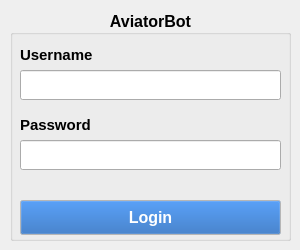
<?xml version="1.0" encoding="UTF-8"?>
<ui version="4.0">
 <class>Login</class>
 <widget class="QWidget" name="Login">
  <property name="geometry">
   <rect>
    <x>0</x>
    <y>0</y>
    <width>300</width>
    <height>250</height>
   </rect>
  </property>
  <property name="minimumSize">
   <size>
    <width>300</width>
    <height>250</height>
   </size>
  </property>
  <property name="maximumSize">
   <size>
    <width>300</width>
    <height>250</height>
   </size>
  </property>
  <property name="windowTitle">
   <string>Login</string>
  </property>
  <widget class="QGroupBox" name="groupBox">
   <property name="geometry">
    <rect>
     <x>10</x>
     <y>10</y>
     <width>281</width>
     <height>231</height>
    </rect>
   </property>
   <property name="font">
    <font>
     <pointsize>12</pointsize>
     <weight>75</weight>
     <bold>true</bold>
    </font>
   </property>
   <property name="title">
    <string>AviatorBot</string>
   </property>
   <property name="alignment">
    <set>Qt::AlignCenter</set>
   </property>
   <widget class="QLabel" name="label">
    <property name="geometry">
     <rect>
      <x>10</x>
      <y>30</y>
      <width>251</width>
      <height>30</height>
     </rect>
    </property>
    <property name="baseSize">
     <size>
      <width>0</width>
      <height>0</height>
     </size>
    </property>
    <property name="font">
     <font>
      <pointsize>11</pointsize>
      <weight>75</weight>
      <bold>true</bold>
     </font>
    </property>
    <property name="text">
     <string>Username</string>
    </property>
   </widget>
   <widget class="QLineEdit" name="txt_username">
    <property name="geometry">
     <rect>
      <x>10</x>
      <y>60</y>
      <width>261</width>
      <height>30</height>
     </rect>
    </property>
    <property name="maxLength">
     <number>20</number>
    </property>
   </widget>
   <widget class="QLabel" name="label_2">
    <property name="geometry">
     <rect>
      <x>10</x>
      <y>100</y>
      <width>241</width>
      <height>30</height>
     </rect>
    </property>
    <property name="font">
     <font>
      <pointsize>11</pointsize>
      <weight>75</weight>
      <bold>true</bold>
     </font>
    </property>
    <property name="text">
     <string>Password</string>
    </property>
   </widget>
   <widget class="QLineEdit" name="txt_password">
    <property name="geometry">
     <rect>
      <x>10</x>
      <y>130</y>
      <width>261</width>
      <height>30</height>
     </rect>
    </property>
    <property name="maxLength">
     <number>20</number>
    </property>
    <property name="echoMode">
     <enum>QLineEdit::Password</enum>
    </property>
   </widget>
   <widget class="QPushButton" name="btn_login">
    <property name="geometry">
     <rect>
      <x>10</x>
      <y>190</y>
      <width>261</width>
      <height>35</height>
     </rect>
    </property>
    <property name="palette">
     <palette>
      <active>
       <colorrole role="WindowText">
        <brush brushstyle="SolidPattern">
         <color alpha="255">
          <red>0</red>
          <green>0</green>
          <blue>0</blue>
         </color>
        </brush>
       </colorrole>
       <colorrole role="Button">
        <brush brushstyle="SolidPattern">
         <color alpha="255">
          <red>26</red>
          <green>95</green>
          <blue>180</blue>
         </color>
        </brush>
       </colorrole>
       <colorrole role="Light">
        <brush brushstyle="SolidPattern">
         <color alpha="255">
          <red>255</red>
          <green>255</green>
          <blue>255</blue>
         </color>
        </brush>
       </colorrole>
       <colorrole role="Midlight">
        <brush brushstyle="SolidPattern">
         <color alpha="255">
          <red>255</red>
          <green>255</green>
          <blue>255</blue>
         </color>
        </brush>
       </colorrole>
       <colorrole role="Dark">
        <brush brushstyle="SolidPattern">
         <color alpha="255">
          <red>127</red>
          <green>127</green>
          <blue>127</blue>
         </color>
        </brush>
       </colorrole>
       <colorrole role="Mid">
        <brush brushstyle="SolidPattern">
         <color alpha="255">
          <red>170</red>
          <green>170</green>
          <blue>170</blue>
         </color>
        </brush>
       </colorrole>
       <colorrole role="Text">
        <brush brushstyle="SolidPattern">
         <color alpha="255">
          <red>0</red>
          <green>0</green>
          <blue>0</blue>
         </color>
        </brush>
       </colorrole>
       <colorrole role="BrightText">
        <brush brushstyle="SolidPattern">
         <color alpha="255">
          <red>255</red>
          <green>255</green>
          <blue>255</blue>
         </color>
        </brush>
       </colorrole>
       <colorrole role="ButtonText">
        <brush brushstyle="SolidPattern">
         <color alpha="255">
          <red>255</red>
          <green>255</green>
          <blue>255</blue>
         </color>
        </brush>
       </colorrole>
       <colorrole role="Base">
        <brush brushstyle="SolidPattern">
         <color alpha="255">
          <red>255</red>
          <green>255</green>
          <blue>255</blue>
         </color>
        </brush>
       </colorrole>
       <colorrole role="Window">
        <brush brushstyle="SolidPattern">
         <color alpha="255">
          <red>255</red>
          <green>255</green>
          <blue>255</blue>
         </color>
        </brush>
       </colorrole>
       <colorrole role="Shadow">
        <brush brushstyle="SolidPattern">
         <color alpha="255">
          <red>0</red>
          <green>0</green>
          <blue>0</blue>
         </color>
        </brush>
       </colorrole>
       <colorrole role="AlternateBase">
        <brush brushstyle="SolidPattern">
         <color alpha="255">
          <red>255</red>
          <green>255</green>
          <blue>255</blue>
         </color>
        </brush>
       </colorrole>
       <colorrole role="ToolTipBase">
        <brush brushstyle="SolidPattern">
         <color alpha="255">
          <red>255</red>
          <green>255</green>
          <blue>220</blue>
         </color>
        </brush>
       </colorrole>
       <colorrole role="ToolTipText">
        <brush brushstyle="SolidPattern">
         <color alpha="255">
          <red>0</red>
          <green>0</green>
          <blue>0</blue>
         </color>
        </brush>
       </colorrole>
       <colorrole role="PlaceholderText">
        <brush brushstyle="SolidPattern">
         <color alpha="128">
          <red>0</red>
          <green>0</green>
          <blue>0</blue>
         </color>
        </brush>
       </colorrole>
      </active>
      <inactive>
       <colorrole role="WindowText">
        <brush brushstyle="SolidPattern">
         <color alpha="255">
          <red>0</red>
          <green>0</green>
          <blue>0</blue>
         </color>
        </brush>
       </colorrole>
       <colorrole role="Button">
        <brush brushstyle="SolidPattern">
         <color alpha="255">
          <red>26</red>
          <green>95</green>
          <blue>180</blue>
         </color>
        </brush>
       </colorrole>
       <colorrole role="Light">
        <brush brushstyle="SolidPattern">
         <color alpha="255">
          <red>255</red>
          <green>255</green>
          <blue>255</blue>
         </color>
        </brush>
       </colorrole>
       <colorrole role="Midlight">
        <brush brushstyle="SolidPattern">
         <color alpha="255">
          <red>255</red>
          <green>255</green>
          <blue>255</blue>
         </color>
        </brush>
       </colorrole>
       <colorrole role="Dark">
        <brush brushstyle="SolidPattern">
         <color alpha="255">
          <red>127</red>
          <green>127</green>
          <blue>127</blue>
         </color>
        </brush>
       </colorrole>
       <colorrole role="Mid">
        <brush brushstyle="SolidPattern">
         <color alpha="255">
          <red>170</red>
          <green>170</green>
          <blue>170</blue>
         </color>
        </brush>
       </colorrole>
       <colorrole role="Text">
        <brush brushstyle="SolidPattern">
         <color alpha="255">
          <red>0</red>
          <green>0</green>
          <blue>0</blue>
         </color>
        </brush>
       </colorrole>
       <colorrole role="BrightText">
        <brush brushstyle="SolidPattern">
         <color alpha="255">
          <red>255</red>
          <green>255</green>
          <blue>255</blue>
         </color>
        </brush>
       </colorrole>
       <colorrole role="ButtonText">
        <brush brushstyle="SolidPattern">
         <color alpha="255">
          <red>255</red>
          <green>255</green>
          <blue>255</blue>
         </color>
        </brush>
       </colorrole>
       <colorrole role="Base">
        <brush brushstyle="SolidPattern">
         <color alpha="255">
          <red>255</red>
          <green>255</green>
          <blue>255</blue>
         </color>
        </brush>
       </colorrole>
       <colorrole role="Window">
        <brush brushstyle="SolidPattern">
         <color alpha="255">
          <red>255</red>
          <green>255</green>
          <blue>255</blue>
         </color>
        </brush>
       </colorrole>
       <colorrole role="Shadow">
        <brush brushstyle="SolidPattern">
         <color alpha="255">
          <red>0</red>
          <green>0</green>
          <blue>0</blue>
         </color>
        </brush>
       </colorrole>
       <colorrole role="AlternateBase">
        <brush brushstyle="SolidPattern">
         <color alpha="255">
          <red>255</red>
          <green>255</green>
          <blue>255</blue>
         </color>
        </brush>
       </colorrole>
       <colorrole role="ToolTipBase">
        <brush brushstyle="SolidPattern">
         <color alpha="255">
          <red>255</red>
          <green>255</green>
          <blue>220</blue>
         </color>
        </brush>
       </colorrole>
       <colorrole role="ToolTipText">
        <brush brushstyle="SolidPattern">
         <color alpha="255">
          <red>0</red>
          <green>0</green>
          <blue>0</blue>
         </color>
        </brush>
       </colorrole>
       <colorrole role="PlaceholderText">
        <brush brushstyle="SolidPattern">
         <color alpha="128">
          <red>0</red>
          <green>0</green>
          <blue>0</blue>
         </color>
        </brush>
       </colorrole>
      </inactive>
      <disabled>
       <colorrole role="WindowText">
        <brush brushstyle="SolidPattern">
         <color alpha="255">
          <red>127</red>
          <green>127</green>
          <blue>127</blue>
         </color>
        </brush>
       </colorrole>
       <colorrole role="Button">
        <brush brushstyle="SolidPattern">
         <color alpha="255">
          <red>26</red>
          <green>95</green>
          <blue>180</blue>
         </color>
        </brush>
       </colorrole>
       <colorrole role="Light">
        <brush brushstyle="SolidPattern">
         <color alpha="255">
          <red>255</red>
          <green>255</green>
          <blue>255</blue>
         </color>
        </brush>
       </colorrole>
       <colorrole role="Midlight">
        <brush brushstyle="SolidPattern">
         <color alpha="255">
          <red>255</red>
          <green>255</green>
          <blue>255</blue>
         </color>
        </brush>
       </colorrole>
       <colorrole role="Dark">
        <brush brushstyle="SolidPattern">
         <color alpha="255">
          <red>127</red>
          <green>127</green>
          <blue>127</blue>
         </color>
        </brush>
       </colorrole>
       <colorrole role="Mid">
        <brush brushstyle="SolidPattern">
         <color alpha="255">
          <red>170</red>
          <green>170</green>
          <blue>170</blue>
         </color>
        </brush>
       </colorrole>
       <colorrole role="Text">
        <brush brushstyle="SolidPattern">
         <color alpha="255">
          <red>127</red>
          <green>127</green>
          <blue>127</blue>
         </color>
        </brush>
       </colorrole>
       <colorrole role="BrightText">
        <brush brushstyle="SolidPattern">
         <color alpha="255">
          <red>255</red>
          <green>255</green>
          <blue>255</blue>
         </color>
        </brush>
       </colorrole>
       <colorrole role="ButtonText">
        <brush brushstyle="SolidPattern">
         <color alpha="255">
          <red>127</red>
          <green>127</green>
          <blue>127</blue>
         </color>
        </brush>
       </colorrole>
       <colorrole role="Base">
        <brush brushstyle="SolidPattern">
         <color alpha="255">
          <red>255</red>
          <green>255</green>
          <blue>255</blue>
         </color>
        </brush>
       </colorrole>
       <colorrole role="Window">
        <brush brushstyle="SolidPattern">
         <color alpha="255">
          <red>255</red>
          <green>255</green>
          <blue>255</blue>
         </color>
        </brush>
       </colorrole>
       <colorrole role="Shadow">
        <brush brushstyle="SolidPattern">
         <color alpha="255">
          <red>0</red>
          <green>0</green>
          <blue>0</blue>
         </color>
        </brush>
       </colorrole>
       <colorrole role="AlternateBase">
        <brush brushstyle="SolidPattern">
         <color alpha="255">
          <red>255</red>
          <green>255</green>
          <blue>255</blue>
         </color>
        </brush>
       </colorrole>
       <colorrole role="ToolTipBase">
        <brush brushstyle="SolidPattern">
         <color alpha="255">
          <red>255</red>
          <green>255</green>
          <blue>220</blue>
         </color>
        </brush>
       </colorrole>
       <colorrole role="ToolTipText">
        <brush brushstyle="SolidPattern">
         <color alpha="255">
          <red>0</red>
          <green>0</green>
          <blue>0</blue>
         </color>
        </brush>
       </colorrole>
       <colorrole role="PlaceholderText">
        <brush brushstyle="SolidPattern">
         <color alpha="128">
          <red>0</red>
          <green>0</green>
          <blue>0</blue>
         </color>
        </brush>
       </colorrole>
      </disabled>
     </palette>
    </property>
    <property name="font">
     <font>
      <family>Ubuntu</family>
      <pointsize>12</pointsize>
      <weight>75</weight>
      <bold>true</bold>
      <underline>false</underline>
      <strikeout>false</strikeout>
      <kerning>true</kerning>
     </font>
    </property>
    <property name="text">
     <string>Login</string>
    </property>
   </widget>
  </widget>
 </widget>
 <resources/>
 <connections/>
</ui>
